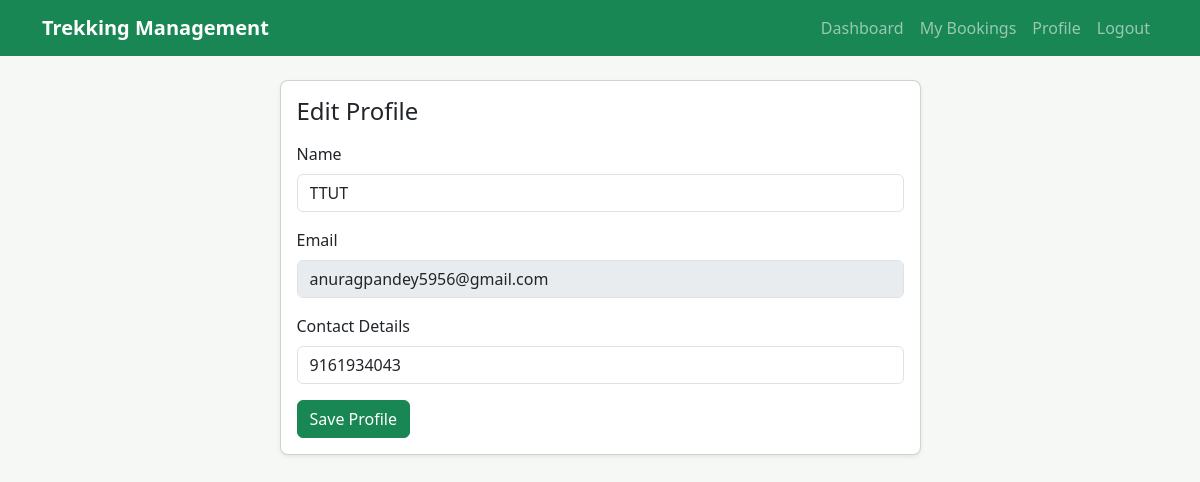
Screenshot of /user/profile (signed in) with the database file from the repository.
### tables this page shows
CREATE TABLE users (
            id INTEGER PRIMARY KEY AUTOINCREMENT,
            name TEXT NOT NULL,
            email TEXT NOT NULL UNIQUE,
            password_hash TEXT NOT NULL,
            role TEXT NOT NULL CHECK (role IN ('admin', 'staff', 'user')),
            contact TEXT,
            status TEXT NOT NULL DEFAULT 'approved'
                CHECK (status IN ('pending', 'approved', 'blacklisted')),
            created_at TEXT NOT NULL
        );

### app.py (the view, shortened to what this page needs)
    @app.route("/user/profile", methods=("GET", "POST"))
    @login_required("user")
    def edit_profile():
        return render_template("user/profile.html")

### app.py (called while the page is built)
def create_app() -> Flask:
    app = Flask(__name__)
    app.config["SECRET_KEY"] = os.environ.get("SECRET_KEY", "dev-secret-change-me")
    app.config["DATABASE"] = DB_PATH
    os.makedirs(os.path.join(BASE_DIR, "instance"), exist_ok=True)
    @app.before_request
    def before_request() -> None:
        get_db()
    @app.teardown_appcontext
    def close_db(_error: Exception | None = None) -> None:
        db = g.pop("db", None)
        if db is not None:
            db.close()
    register_routes(app)
    with app.app_context():
        init_db()
        seed_data()
    return app

def get_db() -> sqlite3.Connection:
    if "db" not in g:
        g.db = sqlite3.connect(DB_PATH)
        g.db.row_factory = sqlite3.Row
        g.db.execute("PRAGMA foreign_keys = ON")
    return g.db

def current_user() -> sqlite3.Row | None:
    user_id = session.get("user_id")
    if not user_id:
        return None
    return get_db().execute("SELECT * FROM users WHERE id = ?", (user_id,)).fetchone()

### templates/user/profile.html (shortened to what this page needs)
{% extends "base.html" %}
{% block content %}
<div class="row justify-content-center">
  <div class="col-md-7">
    <div class="card shadow-sm">
      <div class="card-body">
        <h1 class="h4 mb-3">Edit Profile</h1>
        <form method="post">
          <div class="mb-3">
            <label class="form-label" for="name">Name</label>
            <input class="form-control" id="name" name="name" value="{{ current_user.name }}" required>
          </div>
          <div class="mb-3">
            <label class="form-label" for="email">Email</label>
            <input class="form-control" id="email" value="{{ current_user.email }}" disabled>
          </div>
          <div class="mb-3">
            <label class="form-label" for="contact">Contact Details</label>
            <input class="form-control" id="contact" name="contact" value="{{ current_user.contact or '' }}">
          </div>
          <button class="btn btn-success" type="submit">Save Profile</button>
        </form>
      </div>
    </div>
  </div>
</div>
{% endblock %}

### static/css/style.css (style rules this page uses)
:root { --page-bg: #f6f8f5; --forest: #198754; --ink: #1f2a24; }
body { background: var(--page-bg); color: var(--ink); }
.card, .stat-card { border-radius: 8px; }

### rows the page displays
users: name "TTUT", email "anuragpandey5956@gmail.com", contact "9161934043"
